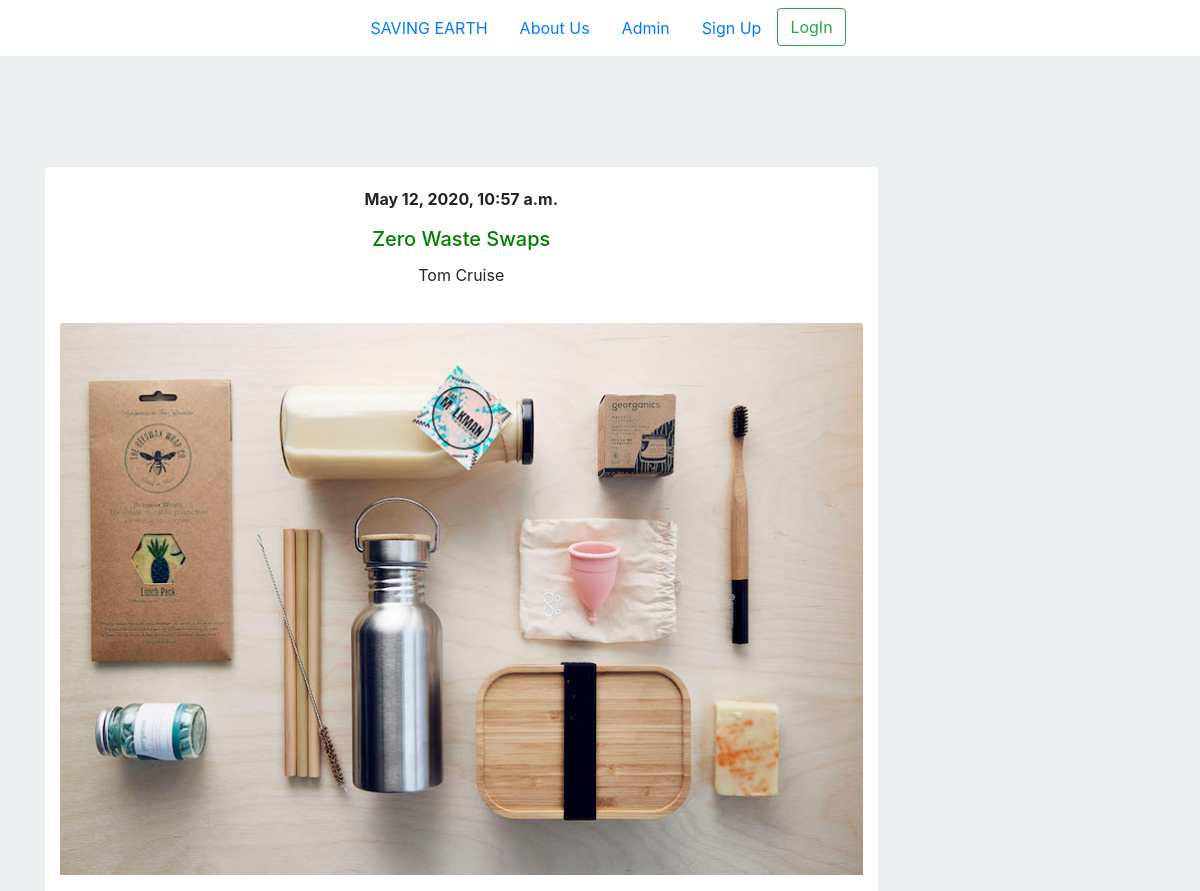
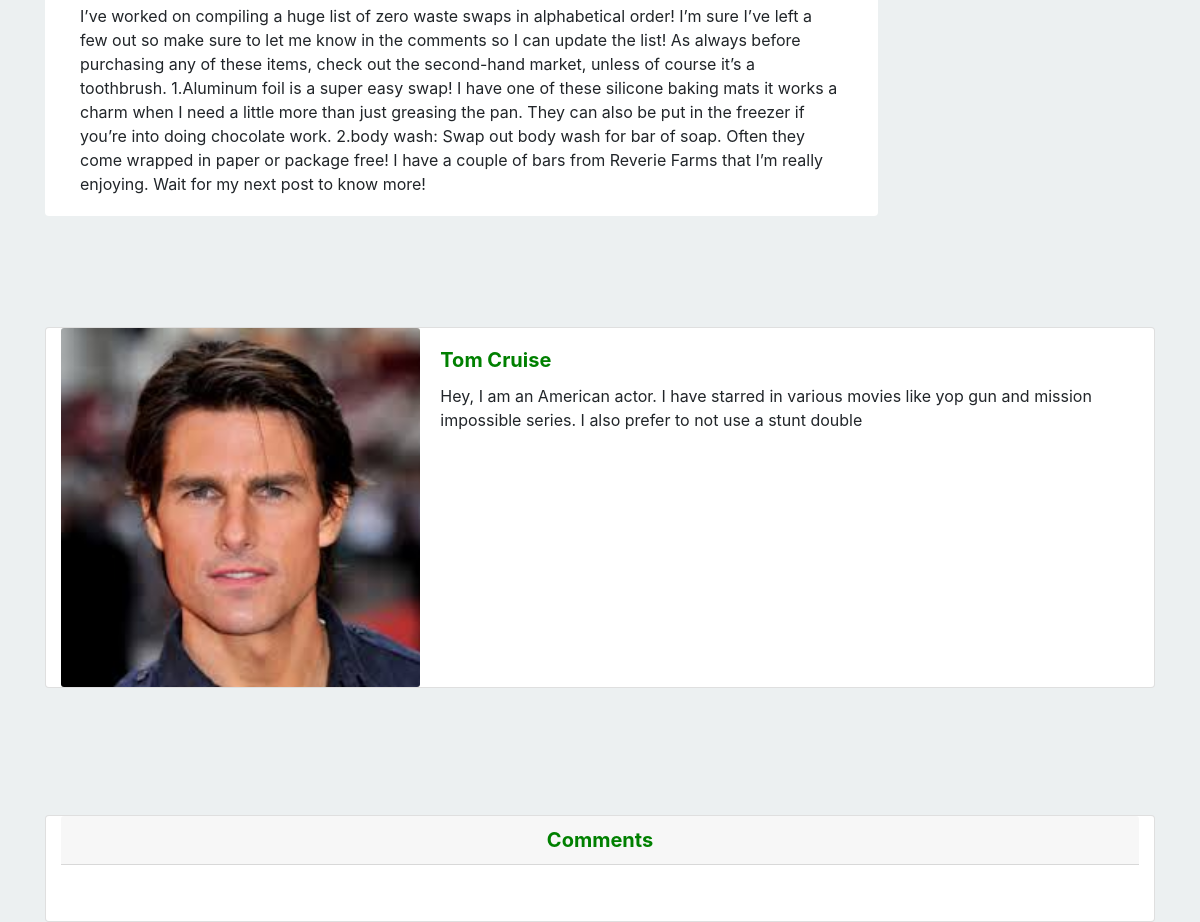
The app's page /Home/67 with its own data (2 pictures, top to bottom).
### Blog_App/models.py (models this page shows, shortened)
class Blog(models.Model):
    title=models.CharField(max_length=256)
    post=models.CharField(max_length=2000)
    date=models.DateTimeField()
    published_date=models.DateTimeField(blank=True,null=True)
    published=models.PositiveIntegerField()
    Blogger=models.ForeignKey(Blogger,related_name='eid',on_delete=models.PROTECT,default='SOME STRING')
    post_pic=models.ImageField(upload_to='post_pics',blank=True)
    class Meta:
        ordering = ['-date']

class Blogger(models.Model):
    email=models.EmailField(primary_key=True)
    username=models.CharField(max_length=400)
    password = models.CharField(max_length=32)
    about=models.CharField(max_length=400)
    profile_pic=models.ImageField(upload_to='profile_pics',blank=True)

### Blog_App/views.py (the view)
# urls.py: path('Home/<int:pk>', views.BlogDetailView.as_view(),name='post_detail'),
class BlogDetailView(DetailView):
    context_object_name='blog_detail'
    model=models.Blog
    template_name='Post_Detail.html'
    def get_context_data(self, **kwargs):
        context=super().get_context_data(**kwargs)
        if self.request.session.has_key('email'):
            context['verify']=True
            return context
        else:
            context['verify']=False
            return context

### templates/Post_Detail.html (shortened to what this page needs)
{%extends 'Home.html'%}
{%load static%}
{%block body_block%}
<head>
  <link rel="stylesheet" href="{% static "css/Font.css" %}">
  <link rel="stylesheet" href="{% static "css/PostView.css" %}">
</head>
  <body style="background:#ECF0F1">
    <div class="container-sm" style="margin-left:5%;margin-right:5%;">
      <div class="row">
        <div class="card post col-lg-9 col-sm-12" style="width:inherit;border:0">
          <div class="card-body">
            <p id="date" align="center"><strong>{{blog_detail.published_date}}</strong></p>
            <h5 class="card-title" align="center">{{blog_detail.title}}</h5>
            <p align="center">{{blog_detail.Blogger.username}}</p>
          </div>
          <img src="{{blog_detail.post_pic.url}}" class="card-img-top" alt="...">
          <div class="card-body">
            <p class="card-text">{{blog_detail.post}}</p>
          </div>
        </div>
        <div class="card mb-3 col-12 user-data">
          <div class="row no-gutters">
            <div class="col-md-4">
              <img src="{{blog_detail.Blogger.profile_pic.url}}" class="card-img" alt="...">
            </div>
            <div class="col-md-8">
              <div class="card-body">
                <h5 class="card-title"><strong>{{blog_detail.Blogger.username}}</strong></h5>
                  <p class="card-text">{{blog_detail.Blogger.about}}</p>
              </div>
            </div>
          </div>
        </div>
        <div class="card col comment">
          <h5 class="card-header" align="center"><strong>Comments</strong></h5>
          <div class="card-body">
          </div>
        </div>
      </div>
    </div>
  </body>
{%endblock%}

### static/css/header.css (style rules this page uses)
h5 { color: green; }

### static/css/PostView.css (style rules this page uses)
.post { margin:10% 0% 10% 0; }
.comment { height: inherit; margin-bottom: 0%; }
.user-data { display: none; }
@media only screen and (max-device-width: 998px) { .user-data { display: block; } }
@media only screen and (max-device-width: 998px) { .comment { margin-top: 10%; } }

### records on screen
Blog: published_date "May 12, 2020, 10:57 a.m.", title "Zero Waste Swaps", Blogger.username "Tom Cruise", post_pic (picture), post "I’ve worked on compiling a huge list of zero waste swaps in alphabetical order! I’m sure I’ve left a few out so make sure to let me know in the comments so I can update the list! As always before purchasing any of these items, check out the second-hand market, unless of course it’s a toothbrush. 1.Aluminum foil is a super easy swap! I have one of these silicone baking mats it works a charm when I need a little more than just greasing the pan. They can also be put in the freezer if you’re into doing chocolate work. 2.body wash: Swap out body wash for bar of soap. Often they come wrapped in paper or package free! I have a couple of bars from Reverie Farms that I’m really enjoying. Wait for my…", Blogger.profile_pic (picture), Blogger.about "Hey, I am an American actor. I have starred in various movies like yop gun and mission impossible series. I also prefer to not use a stunt double"
